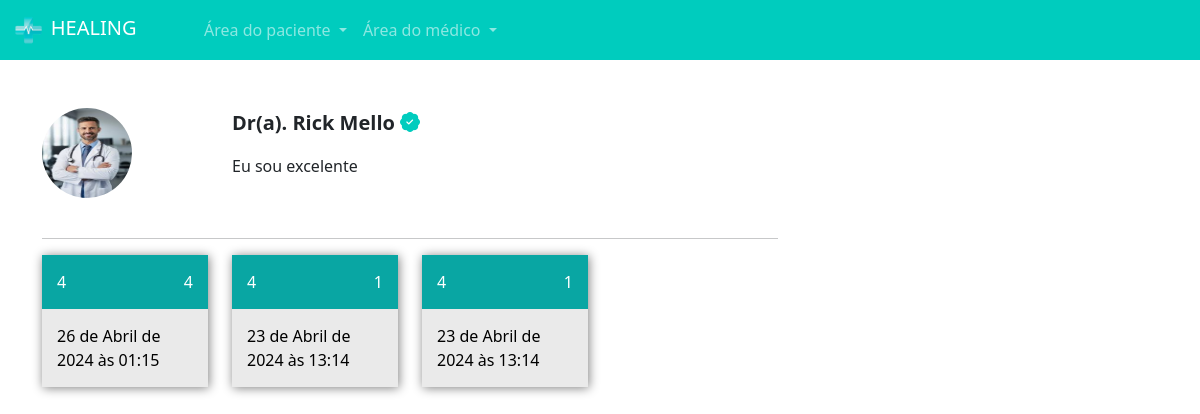
/paciente/escolher_horario/1/ (signed in), run on an earlier commit of the app's database.
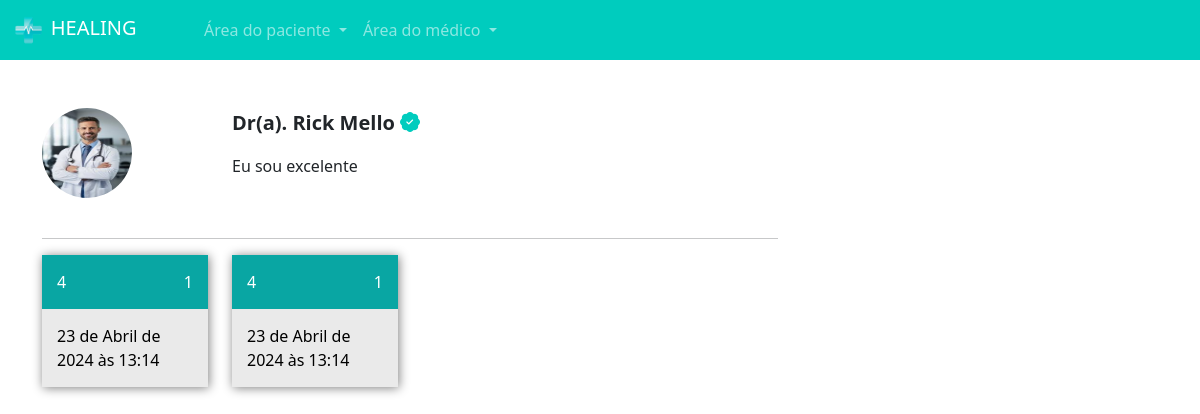
And on a later commit of the database.
### medico/models.py (models this page shows, shortened)
class DatasAbertas(models.Model):
    data = models.DateTimeField()
    user = models.ForeignKey(User, on_delete=models.DO_NOTHING)
    agendado = models.BooleanField(default=False)

### paciente/views.py (the view)
# urls.py: path('escolher_horario/<int:id_dados_medicos>/', views.escolher_horario, name="escolher_horario"),
def escolher_horario(request, id_dados_medicos):
    if request.method == "GET":
        medico = DadosMedico.objects.get(id=id_dados_medicos)
        datas_abertas = DatasAbertas.objects.filter(user=medico.user).filter(data__gte=datetime.now()).filter(agendado=False)
        return render(request, 'escolher_horario.html', {'medico': medico, 'datas_abertas': datas_abertas, 'is_medico':is_medico(request.user)})

### medico/models.py (called while the page is built)
def is_medico(user):
    return DadosMedico.objects.filter(user=user).exists()

### paciente/templates/escolher_horario.html (shortened to what this page needs)
{% extends "base.html" %}
{% load static %}
{% block 'head' %}
    <link rel="stylesheet" href="{% static 'medicos/css/abrir_horario.css' %}">
    <link rel="stylesheet" href="{% static 'usuarios/css/usuarios.css' %}">
    <link rel="stylesheet" href="{% static 'medicos/css/cadastro_medico.css' %}">
    <link rel="stylesheet" href="{% static 'pacientes/css/home.css' %}">
    <link rel="stylesheet" href="https://cdn.jsdelivr.net/npm/bootstrap-icons@1.11.3/font/bootstrap-icons.min.css">
{% endblock 'head' %}
{% block 'body' %}
{% include "partials/navbar.html" %}
    <div class="container">
        <br><br>
        <div class="row">
            <div class="col-md-8">
                <div class="row">
                    <div class="col-md-3"><img src="{{medico.foto.url}}" class="foto-perfil-card" alt=""></div>
                    <div class="col-md">
                        <p style="font-size: 20px" class="p-bold">Dr(a). {{medico.nome}} <i class="bi bi-patch-check-fill icon-main"></i></p>
                        <p>{{medico.descricao}}</p>
                    </div>
                </div>
                <br>
                <hr>
                <div class="row">
                    {% for data_aberta in datas_abertas %}
                    <div class="col-md-3">
                        <a class="link" href="{% url 'agendar_horario' data_aberta.id %}">
                        <div class='selecionar-dia'>
                          <div class="header-dias">
                            <span class="mes">
                              {{data_aberta.data.month}}
                            </span>
                            <span class="dia-semana">
                              {{data_aberta.data.weekday}}
                            </span>
                          </div>
                          <div class="conteudo-data">
                            {{data_aberta.data}}
                          </div>
                        </div>
                      </a>
                      <br>
                    </div>
                  {% endfor %}
                </div>
            </div>
            <div class="col-md-4">
            </div>
        </div>
    </div>
{% endblock 'body' %}

What changed in the data, as far as the page shows it:
no longer on this page (row edited): DatasAbertas: data.month "4", data.weekday "4", data "26 de Abril de 2024 às 01:15"
